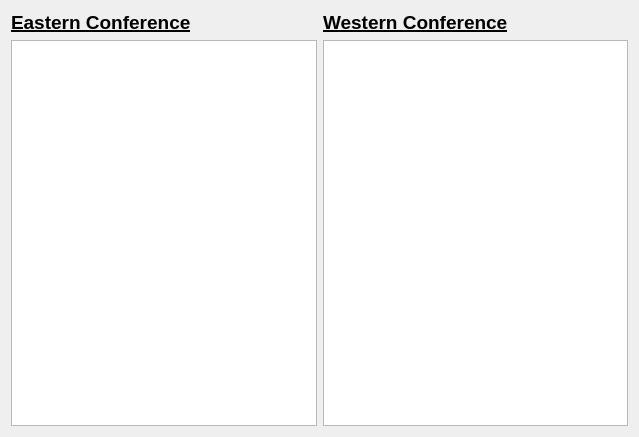
<?xml version="1.0" encoding="UTF-8"?>
<ui version="4.0">
 <class>Squadre</class>
 <widget class="QWidget" name="Squadre">
  <property name="geometry">
   <rect>
    <x>0</x>
    <y>0</y>
    <width>639</width>
    <height>437</height>
   </rect>
  </property>
  <property name="windowTitle">
   <string>Classifica Squadre</string>
  </property>
  <layout class="QHBoxLayout" name="horizontalLayout_2">
   <item>
    <layout class="QHBoxLayout" name="horizontalLayout">
     <item>
      <layout class="QVBoxLayout" name="verticalLayout">
       <item>
        <widget class="QLabel" name="label">
         <property name="text">
          <string>&lt;html&gt;&lt;head/&gt;&lt;body&gt;&lt;p&gt;&lt;span style=&quot; font-size:14pt; font-weight:600; text-decoration: underline;&quot;&gt;Eastern Conference&lt;/span&gt;&lt;/p&gt;&lt;/body&gt;&lt;/html&gt;</string>
         </property>
        </widget>
       </item>
       <item>
        <widget class="QListWidget" name="listEast"/>
       </item>
      </layout>
     </item>
     <item>
      <layout class="QVBoxLayout" name="verticalLayout_2">
       <item>
        <widget class="QLabel" name="label_2">
         <property name="text">
          <string>&lt;html&gt;&lt;head/&gt;&lt;body&gt;&lt;p&gt;&lt;span style=&quot; font-size:14pt; font-weight:600; text-decoration: underline;&quot;&gt;Western Conference&lt;/span&gt;&lt;/p&gt;&lt;/body&gt;&lt;/html&gt;</string>
         </property>
        </widget>
       </item>
       <item>
        <widget class="QListWidget" name="listWest"/>
       </item>
      </layout>
     </item>
    </layout>
   </item>
  </layout>
 </widget>
 <resources/>
 <connections/>
</ui>
